Frame 1 (no input): blank canvas, image omitted
Frame 60 (the mouse pressed at the canvas centre just before this capture): blank canvas, image omitted
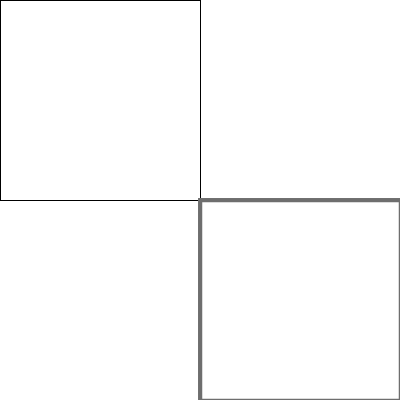
Frame 120 (the mouse held since frame 60 and released just before this capture)

The Processing sketch whose frames 1 and 60 were blank and that drew this single picture after the mouse press (run headless with seeded random() and noise(); from frame 60 on, the mouse is pressed at the canvas centre):

// Processing sketch: processing_181045
// ── processing_181045.pde




void setup() {
  size(400,400);
  background(255);
  smooth();
}

void draw() {
  if (mousePressed==true){
  strokeWeight(map(pmouseX,0,400,1,6));
  stroke(map(pmouseY,0,400,0,220));
  rect(pmouseX, pmouseY, mouseX, mouseY);
  }

}

//do this when mouse is pressed

void mousePressed() {
strokeWeight(7);
stroke(225,0,25);
ellipse(mouseX, mouseY, 50, 50);
}

void mouseReleased() {
strokeWeight(20);
stroke(225,0,25);
noFill();
ellipse(mouseX, mouseY, 100, 100);
}

//do this when key is pressed

void keyPressed(){
  background(255);
}
